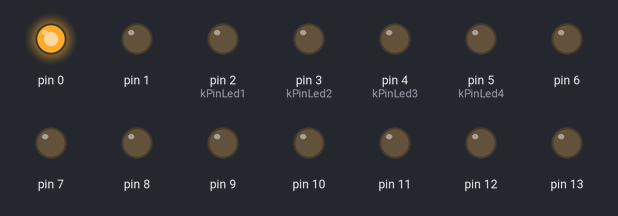
Simulated run of this sketch. Board: Arduino Uno, built with avr-gcc and run on an emulated ATmega328P. Parts: output pins drawn as LEDs (lit = HIGH).

Above: at 0.05 s.
At 0.85 s:
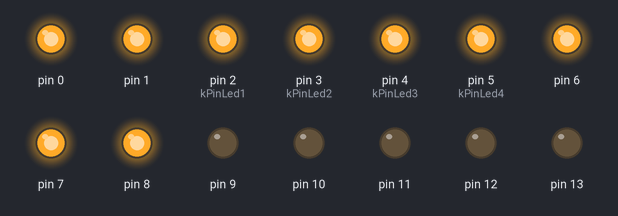
At 1.55 s:
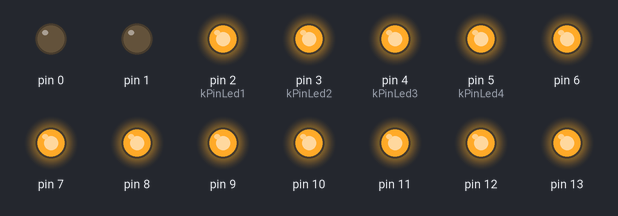
At 3.15 s:
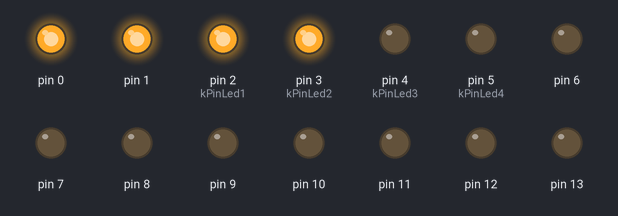
At 4.75 s:
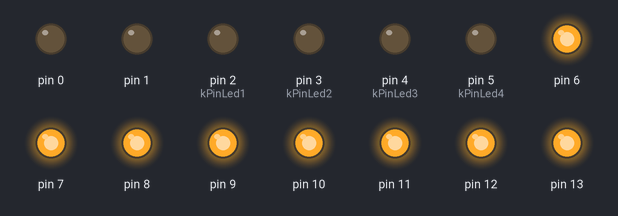
At 6.35 s:
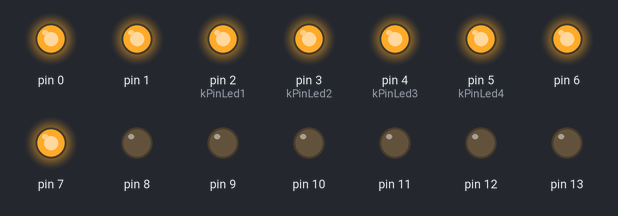
Timing chart, 0 to 6.7 s (numbered marks = the images above):
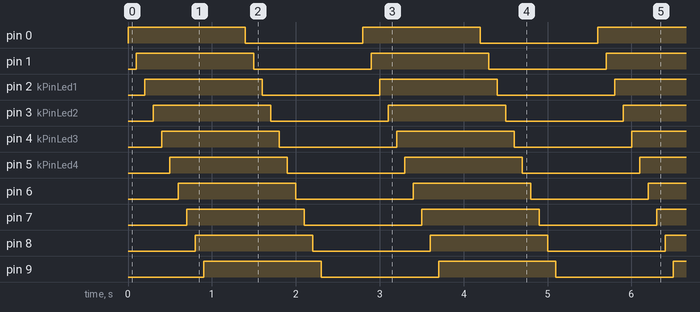

Measured:
- by itself, pin 0, pin 1, pin 2 (kPinLed1), pin 3 (kPinLed2), pin 4 (kPinLed3), pin 5 (kPinLed4), pin 6–13: alternates HIGH for 1.4 s and LOW for 1.4 s
- by itself, everything shown: repeats every 2.8 s, in 28 steps

The sketch:

sketch_sep24d.ino
```cpp
const int kPinLed1 =  2;
const int kPinLed2 =  3;
const int kPinLed3 =  4;
const int kPinLed4 =  5;

void setup()
{
  for (int i = 0 ;i < 14 ; i++) {
    pinMode(i, OUTPUT);
  }
}

void loop()
{
  // turn on each of the LEDs in order
  //digitalWrite(kPinLed1, HIGH);
  //delay(100);
  //digitalWrite(kPinLed2, HIGH);
  //delay(100);
  //digitalWrite(kPinLed3, HIGH);
  //delay(100);
  //digitalWrite(kPinLed4, HIGH);
  //delay(100);

  for (int i = 0; i < 14; i++) {
    digitalWrite(i, HIGH);
    delay(100);
  }

  // turn off each of the LEDs in order
  //digitalWrite(kPinLed1, LOW);
  //delay(100);
  //digitalWrite(kPinLed2, LOW);
  //delay(100);
  //digitalWrite(kPinLed3, LOW);
  //delay(100);
  //digitalWrite(kPinLed4, LOW);

  for (int i = 0; i < 14; i++) {
    digitalWrite(i, LOW);
    delay(100);
  }

}
```
